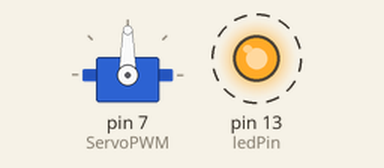
This sketch was run on a simulated Arduino Uno, built with avr-gcc and run on an emulated ATmega328P. Shown: servo, output pins drawn as LEDs (lit = HIGH). Dashed ring = blinking.

Above: at 0.2 s.
Timing chart, 0 to 3.0 s (numbered marks = the images above):
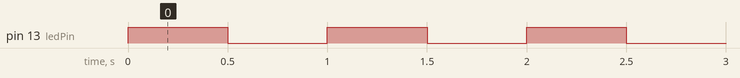

The sketch:

Servotest.ino
```cpp
// Definitions
// *************************************************************************************************************************
// *************************************************************************************************************************

#include <Servo.h>

// Servo
// *************************************************************************************************************************
Servo steeringservo;
#define ServoPWM 7
#define ServoMiddle 90
#define ServoExtreme 35
#define ServoLeft ServoMiddle-ServoExtreme
#define ServoRight ServoMiddle+ServoExtreme
#define ServoPmin 850
#define ServoPmax 2000

// Others
// *************************************************************************************************************************
int j;
#define ledPin 13                 // LED for heart beat
#define baud 38400                // Transmission speed for serial
int testPoint1 = 0;
int testPoint2 = 0;
int testPoint3 = 0;

void setup() {
  pinMode(ledPin, OUTPUT);
//  pinMode(distancefRightTrig, OUTPUT);
//  pinMode(distancefLeftTrig, OUTPUT);
//  pinMode(distancebLeftTrig, OUTPUT);
//  pinMode(distancebRightTrig, OUTPUT);
//  pinMode(distanceFrontTrig, OUTPUT);
//  pinMode(distanceUpTrig, OUTPUT);
//  pinMode(motor1Direction, OUTPUT);
//  pinMode(motor1PWM, OUTPUT);
//  pinMode(motor3Direction, OUTPUT);
//  pinMode(motor3PWM, OUTPUT);
  pinMode(ServoPWM, OUTPUT);
//  pinMode(CMPS11_VCC, OUTPUT);
//  pinMode(amplifier_VCC, OUTPUT);
  // Servo initiation
  // ************************************************************************************************************

  steeringservo.attach(ServoPWM, ServoPmin, ServoPmax);
  steeringservo.write(ServoMiddle);            // middle position


}

void loop() {
  // LED heart beat and cycle time control
  // *********************************************************************************************************************************
  digitalWrite(ledPin, digitalRead(ledPin) ^ 1);   // toggle LED pin by XOR
  delay(500);

}
```

Measured:
- by itself, pin 13 (ledPin): alternates HIGH for 0.50 s and LOW for 0.50 s
